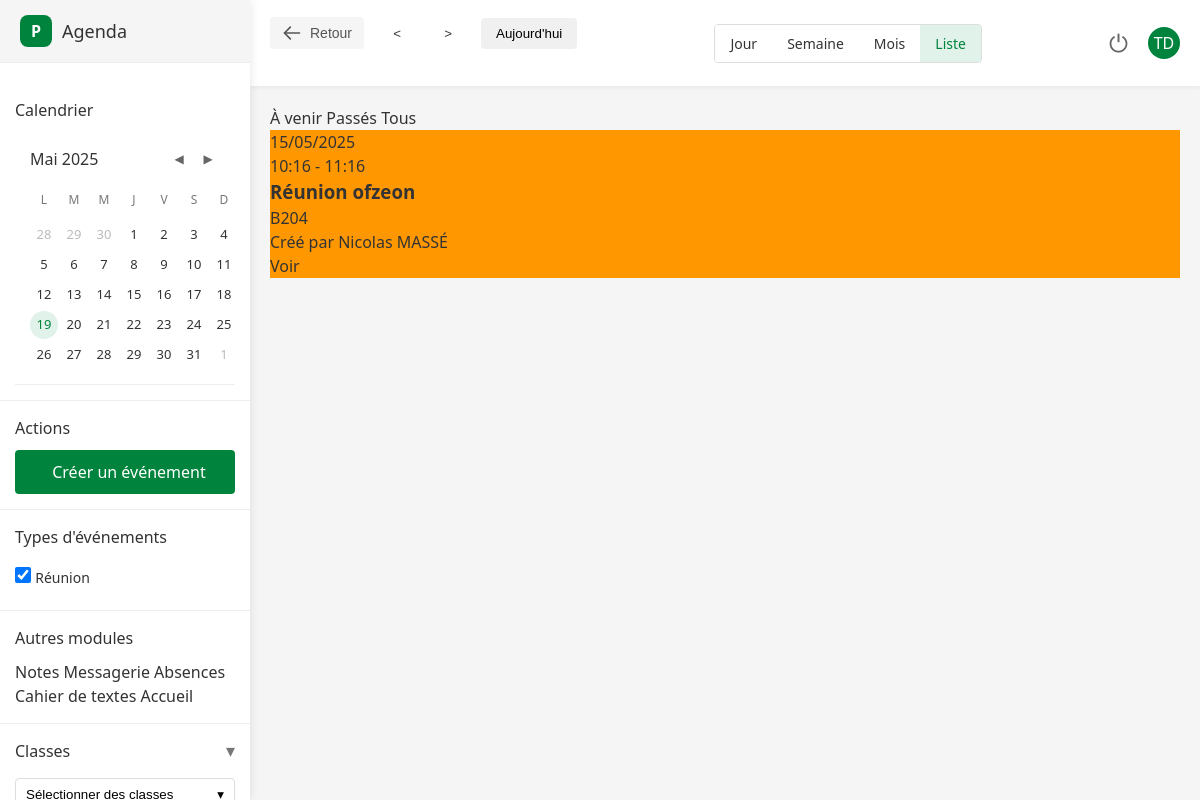
The app's page /agenda/agenda.php?view=list&period=past (signed in) with its own data.
### tables this page shows
CREATE TABLE `evenements` (
  `id` int(11) NOT NULL,
  `titre` varchar(100) NOT NULL,
  `description` text DEFAULT NULL,
  `date_debut` datetime NOT NULL,
  `date_fin` datetime NOT NULL,
  `type_evenement` varchar(50) NOT NULL,
  `statut` varchar(30) DEFAULT 'actif',
  `createur` varchar(100) NOT NULL,
  `visibilite` varchar(255) NOT NULL,
  `personnes_concernees` text DEFAULT NULL,
  `lieu` varchar(100) DEFAULT NULL,
  `classes` varchar(255) DEFAULT NULL,
  `matieres` varchar(100) DEFAULT NULL,
  `date_creation` timestamp NOT NULL DEFAULT current_timestamp(),
  `date_modification` timestamp NOT NULL DEFAULT current_timestamp() ON UPDATE current_timestamp()
);

### agenda/views/list_view.php (the view, shortened to what this page needs)
<?php
$page = isset($_GET['page']) ? intval($_GET['page']) : 1;
$per_page = 20;
$period = isset($_GET['period']) ? $_GET['period'] : 'upcoming';
$now = date('Y-m-d H:i:s');
$filtered_events = [];
if ($period === 'upcoming') {
    foreach ($events as $event) {
        if (strtotime($event['date_debut']) >= strtotime($now)) {
            $filtered_events[] = $event;
        }
    }
} elseif ($period === 'past') {
    foreach ($events as $event) {
        if (strtotime($event['date_debut']) < strtotime($now)) {
            $filtered_events[] = $event;
        }
    }
} else {
    $filtered_events = $events;
}
usort($filtered_events, function($a, $b) {
    return strtotime($a['date_debut']) - strtotime($b['date_debut']);
});
$total_events = count($filtered_events);
$total_pages = ceil($total_events / $per_page);
$page = max(1, min($page, $total_pages));
$offset = ($page - 1) * $per_page;
$events_page = array_slice($filtered_events, $offset, $per_page);
?>
<div class="list-filters">
    <div class="period-filter">
        <a href="?view=list&period=upcoming" class="period-option <?= $period === 'upcoming' ? 'active' : '' ?>">À venir</a>
        <a href="?view=list&period=past" class="period-option <?= $period === 'past' ? 'active' : '' ?>">Passés</a>
        <a href="?view=list&period=all" class="period-option <?= $period === 'all' ? 'active' : '' ?>">Tous</a>
    </div>
</div>
<?php if (empty($events_page)): ?>
    <div class="no-events">
        <p>Aucun événement trouvé pour cette période.</p>
    </div>
<?php else: ?>
    <div class="events-list">
        <?php foreach ($events_page as $event): ?>
            <?php
            $event_class = 'event-' . strtolower($event['type_evenement']);
            $date_debut = new DateTime($event['date_debut']);
            $date_fin = new DateTime($event['date_fin']);
            ?>
            <div class="event-item <?= $event_class ?>">
                <div class="event-date">
                    <?php if ($date_debut->format('Y-m-d') === $date_fin->format('Y-m-d')): ?>
                        <div class="event-day"><?= $date_debut->format('d/m/Y') ?></div>
                        <div class="event-time"><?= $date_debut->format('H:i') ?> - <?= $date_fin->format('H:i') ?></div>
                    <?php else: ?>
                        <div class="event-day">Du <?= $date_debut->format('d/m/Y') ?></div>
                        <div class="event-day">au <?= $date_fin->format('d/m/Y') ?></div>
                    <?php endif; ?>
                </div>
                <div class="event-details">
                    <h3 class="event-title"><?= htmlspecialchars($event['titre']) ?></h3>
                    <?php if (!empty($event['lieu'])): ?>
                        <div class="event-location"><i class="fas fa-map-marker-alt"></i> <?= htmlspecialchars($event['lieu']) ?></div>
                    <?php endif; ?>
                    <div class="event-creator">Créé par <?= htmlspecialchars($event['createur']) ?></div>
                </div>
                <div class="event-actions">
                    <a href="details_evenement.php?id=<?= $event['id'] ?>" class="btn btn-sm">Voir</a>
                </div>
            </div>
        <?php endforeach; ?>
    </div>
<?php endif; ?>

### agenda/assets/css/calendar.css (style rules this page uses)
* { box-sizing: border-box; margin: 0; padding: 0; }
body { font-family: 'Segoe UI', Arial, sans-serif; background-color: #f5f5f5; color: #333; line-height: 1.5; }
a { text-decoration: none; color: inherit; }
.event-reunion { background-color: #ff9800; }
.event-time { font-weight: 500; margin-right: 5px; }

### records on screen
evenements: date_debut "15/05/2025", date_debut "10:16", date_fin "11:16", titre "Réunion ofzeon", lieu "B204", createur "Nicolas MASSÉ"

### other values on screen
$month_names[$month] "Mai"
$year "2025"
$day "L"
$day "M"
$day "J"
$day "V"
$day "S"
$day "D"
$day_num "28"
$day_num "29"
$day_num "30"
$nom "Réunion"
$user_initials "TD"
